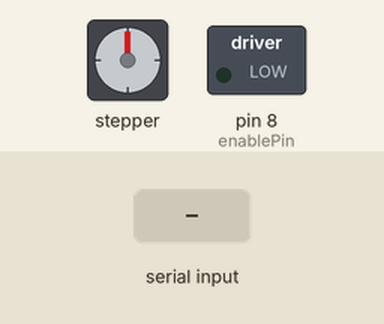
Simulated run of this sketch. Board: Arduino Uno, built with avr-gcc and run on an emulated ATmega328P. Shown: stepper motor, switched loads named in the sketch (green lamp = pin HIGH). The inputs (shaded band) are chosen by the test bench. Stepper angles assume 200 steps per turn.

Above: at 1.2 s.
1.3 s: "v90\n" received over Serial
At 2.45 s:
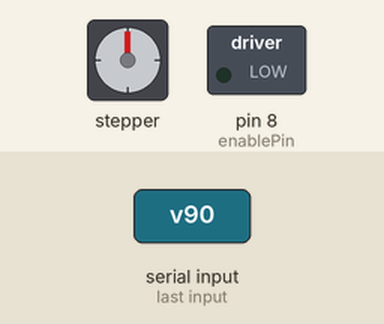
At 3.05 s:
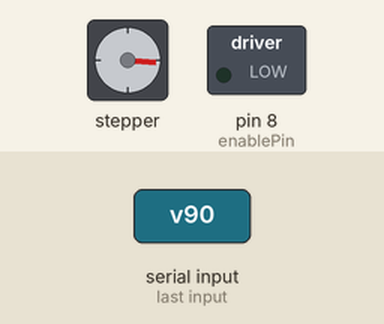
4.3 s: "v,45\n" received over Serial
At 4.3 s:
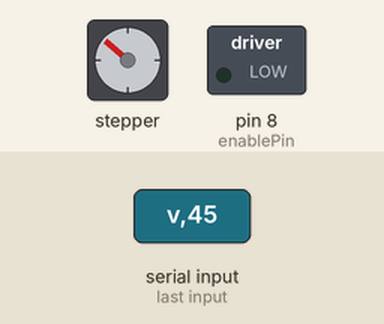
Timing chart, 0 to 16.3 s (numbered marks = the images above; inputs shaded):
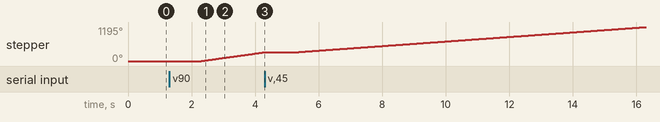

The sketch:

Prueba_Motores.ino
```cpp
#include <AccelStepper.h>

// Pines CNC Shield v3
const int stepX = 2; const int dirX = 5;
const int stepY = 3; const int dirY = 6;
const int enablePin = 8;

AccelStepper motorX(1, stepX, dirX);
AccelStepper motorY(1, stepY, dirY);

void setup() {
  Serial.begin(115200); // baudrate
  pinMode(enablePin, OUTPUT);
  digitalWrite(enablePin, LOW); // Habilitar motores

  motorX.setMaxSpeed(4000); // Límite máximo de pulsos/seg
  motorY.setMaxSpeed(4000);
}

void loop() {
  if (Serial.available() > 0) {
    char c = Serial.read();
    if (c == 'v') {
      long p_x = Serial.parseInt();
      long p_y = Serial.parseInt();

      motorX.setSpeed(p_x);
      motorY.setSpeed(p_y);
    }
  }

  motorX.runSpeed();
  motorY.runSpeed();
}
```

Measured:
- after the input at 1.3 s, stepper: keeps turning clockwise at about 156°/s, starting after 1.0 s
